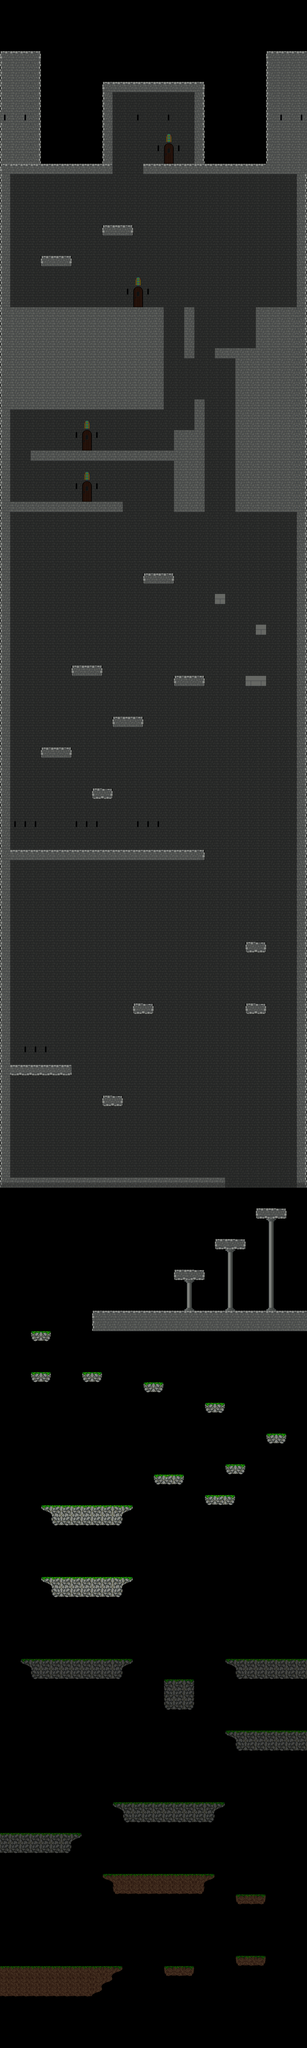

This game map was drawn from its Tiled (.tmx) file and the tilesets committed beside it. A one-line description and the trimmed map source follow:
An orthogonal 30x200 tile map with 32x32 px tiles, 1 tile layer (Tile Layer 1).

<map version="1.9" tiledversion="1.9.2" orientation="orthogonal" renderorder="right-down" width="30" height="200" tilewidth="32" tileheight="32" infinite="0" nextlayerid="2" nextobjectid="1">
 <tileset firstgid="1" source="Tileset.tsx" />
 <layer id="1" name="Tile Layer 1" width="30" height="200">
  <data>[6000 cells, 3445 non-empty, 61 distinct tile ids]</data>
 </layer>
</map>